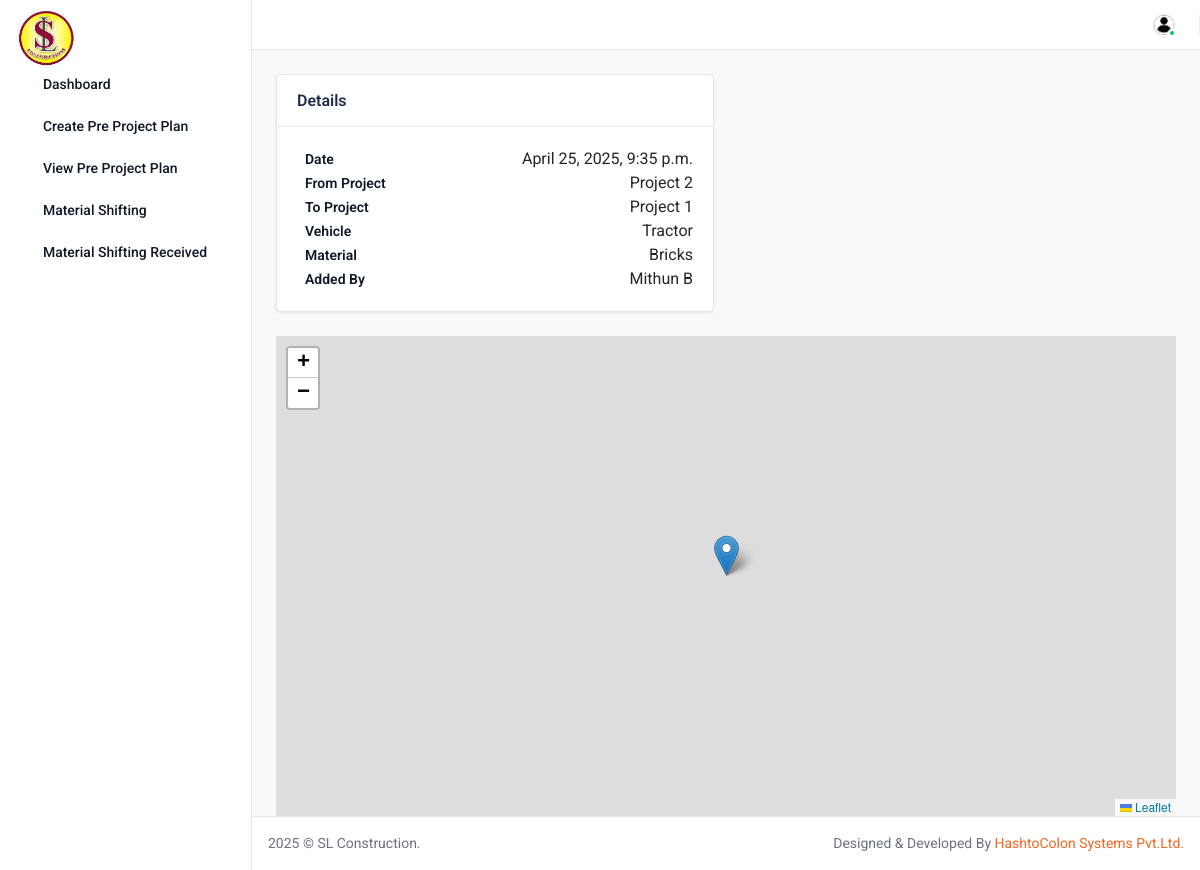
Screenshot of /material_shifting_detail/1 (signed in) with the database file from the repository.
### base/models.py (models this page shows, shortened)
class Material_shifting(models.Model):
   date = models.DateTimeField(auto_now_add=True, blank=True)
   user = models.ForeignKey(User, on_delete=models.CASCADE)
   project = models.ForeignKey(Project,  blank=True, null=True, on_delete=models.CASCADE, related_name="from_project")
   to_project = models.ForeignKey(Project,  blank=True, null=True, on_delete=models.CASCADE, related_name="to_project")
   vehicle= models.CharField(max_length=255,default="", blank=True) #
   image=models.ImageField(upload_to='uploads/' ,blank=True,)
   Material_name=models.CharField(max_length=225, default="", blank=True,) #
   lon=models.CharField(max_length=255, default="", blank=True)
   lat=models.CharField(max_length=255, default="", blank=True)

class Project(models.Model):
   project_name=models.CharField(max_length=255, default="", blank=True)
   address=models.TextField(default="", blank=True)
   date = models.DateTimeField(auto_now_add=True, blank=True)

class User(AbstractUser):
   designation = models.CharField(max_length = 20, choices = designation_choice, null=True, blank=True)

### base/views.py (the view)
# urls.py: path("material_shifting_detail/<int:pk>",views.material_shifting_detail, name="material_shifting_detail"),
@login_required
def material_shifting_detail(request,pk):
 post=Material_shifting.objects.get(pk=pk)
 context = {'post': post}
 return render(request, "merterialshiftingdetail.html", context)

### templates/merterialshiftingdetail.html (shortened to what this page needs)
{% extends "base.html" %}
{% load static %}
{% load widget_tweaks %}
{% block content %}
<div class="content">
	 <div class="row">
					<div class="col-xxl-4 col-xl-6 d-flex">
						<div class="card flex-fill">
							<div class="card-header pb-2 d-flex align-items-center justify-content-between flex-wrap">
								<h5 class="mb-2">Details</h5>
							</div>
							<div class="card-body">
								<div class="recent-item">
									<div class="d-flex justify-content-between">
										<div class="d-flex align-items-center w-100">
											<div class="ms-2 flex-fill">
												<div class="d-flex align-items-center justify-content-between">
													<h6 class="fs-medium text-truncate"><a href="javscript:void(0);">Date</a></h6>
													<p class="fs-16 text-dark">{{post.date}}</p>
												</div>
												<div class="d-flex align-items-center justify-content-between">
													<h6 class="fs-medium text-truncate"><a href="javscript:void(0);">From Project</a></h6>
													<p class="fs-16 text-dark">{{post.project.project_name}}</p>
												</div>
												<div class="d-flex align-items-center justify-content-between">
													<h6 class="fs-medium text-truncate"><a href="javscript:void(0);">To Project</a></h6>
													<p class="fs-16 text-dark">{{post.to_project.project_name}}</p>
												</div>
												<div class="d-flex align-items-center justify-content-between">
													<h6 class="fs-medium text-truncate"><a href="javscript:void(0);">Vehicle</a></h6>
													<p class="fs-16 text-dark">{{post.vehicle}}</p>
												</div>
												<div class="d-flex align-items-center justify-content-between">
													<h6 class="fs-medium text-truncate"><a href="javscript:void(0);">Material</a></h6>
													<p class="fs-16 text-dark">{{post.Material_name}}</p>
												</div>
												<div class="d-flex align-items-center justify-content-between">
													<h6 class="fs-medium text-truncate"><a href="javscript:void(0);">Added By</a></h6>
													<p class="fs-16 text-dark">{{post.user.first_name}} {{post.user.last_name}}</p>
												</div>
											</div>
										</div>
									</div>
								</div>
							</div>
						</div>
					</div>
					<div class="col-xxl-4 col-xl-6 d-flex">
					</div>
					</div>
<div id="map" style="height: 480px"></div>
</div >
<link rel="stylesheet" href="https://unpkg.com/leaflet@1.9.4/dist/leaflet.css"/>
{% endblock content %}

### rows the page displays
Material_shifting: date "April 25, 2025, 9:35 p.m.", project.project_name "Project 2", to_project.project_name "Project 1", vehicle "Tractor", Material_name "Bricks", user.first_name "Mithun", user.last_name "B"
